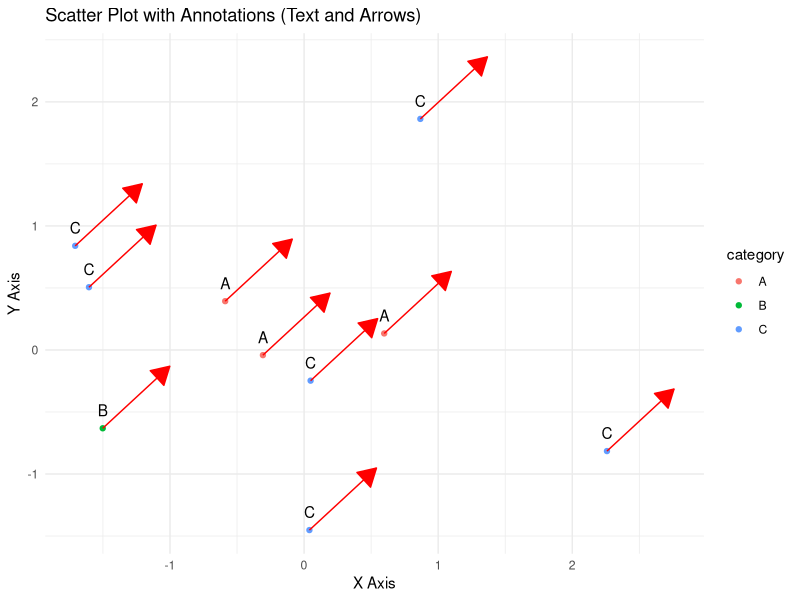

R code for this plot:
#Write R code to add annotations (text and arrows) to a ggplot plot.
library(ggplot2)
data <- data.frame(
  x = rnorm(10),
  y = rnorm(10),        
  category = sample(c("A", "B", "C"), 10, replace = TRUE) 
)
plot <- ggplot(data, aes(x = x, y = y, color = category)) +
  geom_point() +  # Add points
  geom_text(aes(label = category), vjust = -1, color = "black") + 
  geom_segment(aes(x = x, y = y, xend = x + 0.5, yend = y + 0.5),
               arrow = arrow(type = "closed", length = unit(0.2, "inches")), color = "red") +  
  labs(title = "Scatter Plot with Annotations (Text and Arrows)", 
       x = "X Axis", 
       y = "Y Axis") + 
  theme_minimal()
print(plot)
